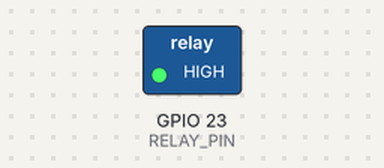
Bench run of a sketch on a simulated ESP32. On the bench: switched loads named in the sketch (green lamp = pin HIGH).

Above: at 2.5 s.
At 7.5 s:
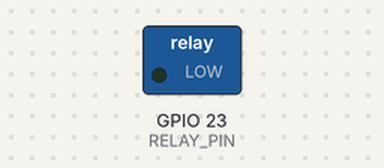
Timing chart, 0 to 13.0 s (numbered marks = the images above):
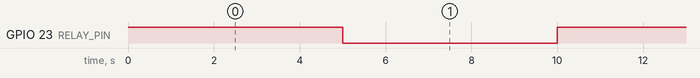

The sketch:

test_relay_5v.ino
```cpp
#define RELAY_PIN 23

void setup() {
  pinMode(RELAY_PIN, OUTPUT);

  // ปิดไว้ก่อน (สำคัญ)
  digitalWrite(RELAY_PIN, HIGH);
}

void loop() {
  // เปิดพัดลม
  digitalWrite(RELAY_PIN, HIGH);
  delay(5000);

  // ปิดพัดลม
  digitalWrite(RELAY_PIN, LOW);
  delay(5000);
}
```

Measured:
- by itself, GPIO 23 (RELAY_PIN): alternates HIGH for 5.0 s and LOW for 5.0 s
